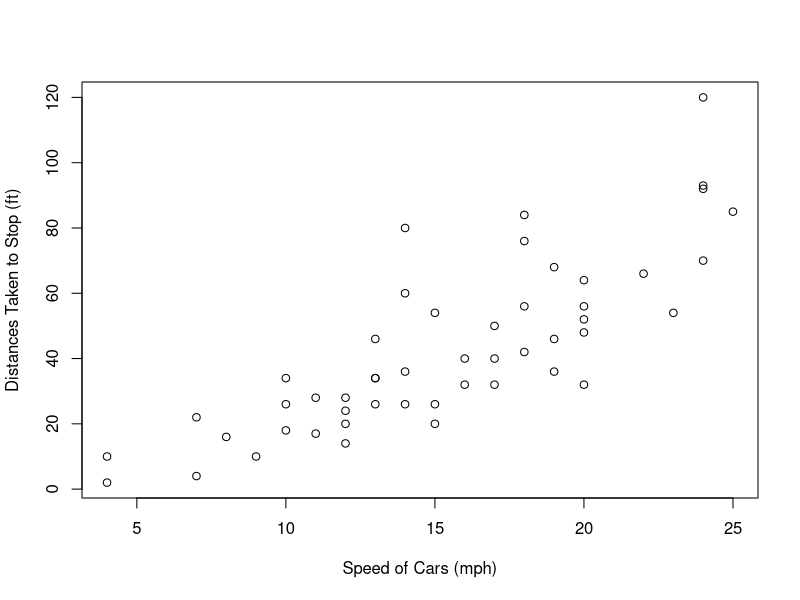

Generate this figure with R:
## ---- chunk 1
library(datasets)
data("cars")
## ---- chunk 2
head(cars)
## ---- chunk 3
#plot the data, x for speed, y for distance
plot(cars$speed,cars$dist, xlab = "Speed of Cars (mph)", ylab = "Distances Taken to Stop (ft)")
